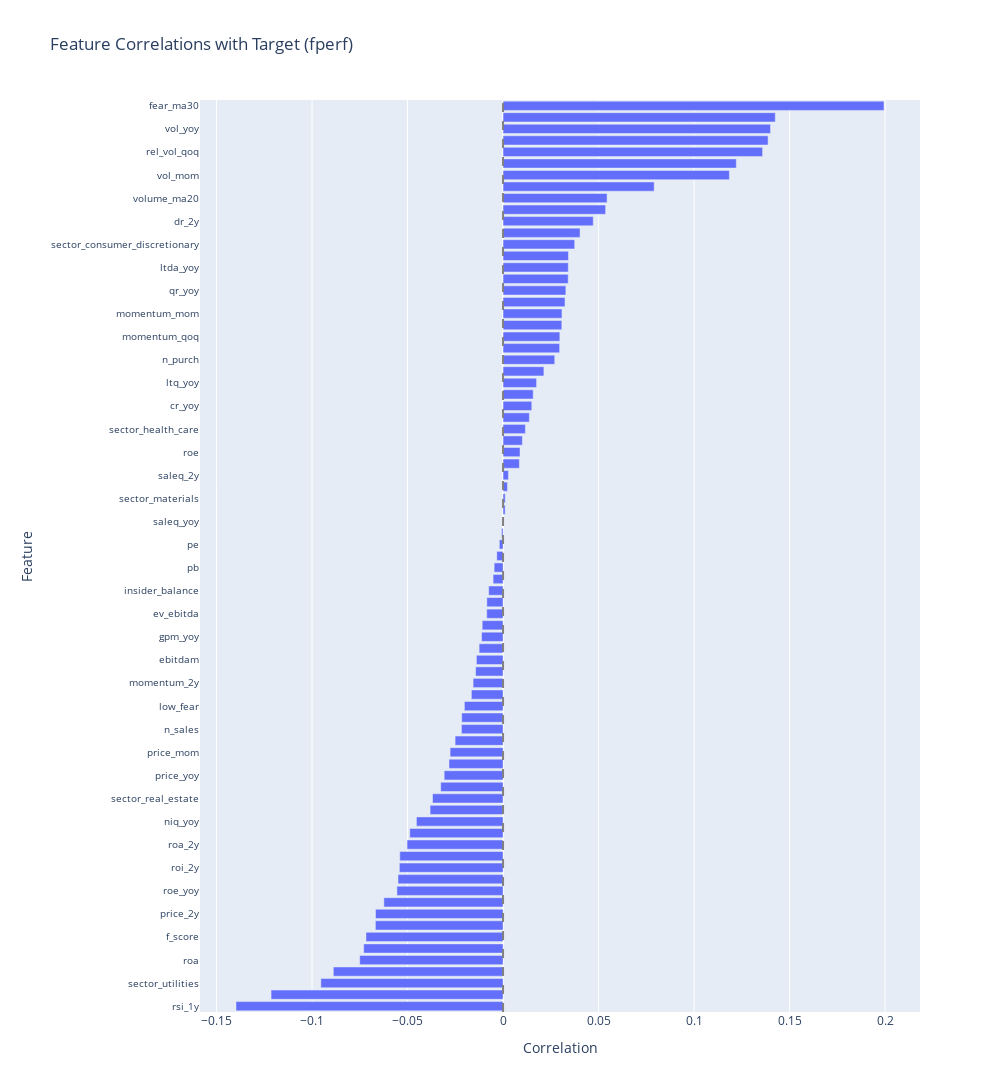

Notebook cell for this chart:
### Code cell
df = data.to_pandas()
df_standardized = (df[features] - df[features].mean()) / df[features].std()
corr = df_standardized.corrwith(df[target])
corr_df = pl.DataFrame({"Feature": corr.index, "Correlation": corr.values}).sort(
    "Correlation", descending=False
)

fig = px.bar(
    corr_df,
    x="Correlation",
    y="Feature",
    orientation="h",
    title="Feature Correlations with Target (fperf)",
    width=1000,
    height=1200,
)
fig.update_layout(yaxis={"tickfont": {"size": 10}}, showlegend=False, margin={"l": 200})
fig.add_vline(x=0, line_dash="dash", line_color="gray")
fig.show()

### Figure 1 — Plotly figure (JSON) as saved in the notebook; plotly's stock layout.template omitted (floating-point values rounded to 4 significant figures)
{"data": [{"alignmentgroup": "True", "hovertemplate": "Correlation=%{x}<br>Feature=%{y}<extra></extra>", "legendgroup": "", "marker": {"color": "#636efa", "pattern": {"shape": ""}}, "name": "", "offsetgroup": "", "orientation": "h", "showlegend": false, "textposition": "auto", "type": "bar", "x": [-0.1398, -0.1215, -0.09539, -0.08886, -0.07503, -0.07296, -0.07175, -0.06683, -0.06675, -0.0624, -0.05556, -0.05499, -0.05429, -0.05405, -0.05025, -0.04885, -0.04536, -0.03819, -0.03691, -0.03263, -0.03082, -0.0283, -0.02772, -0.0251, -0.02178, -0.02166, -0.02024, -0.01658, -0.01568, -0.01436, -0.01395, -0.01253, -0.01124, -0.01091, -0.008552, -0.008491, -0.007533, -0.005212, -0.004662, -0.003285, -0.001962, -0.0007695, 5.453e-05, 0.001097, 0.001126, 0.0023, 0.002821, 0.00855, 0.008888, 0.01011, 0.01171, 0.01376, 0.01505, 0.01579, 0.01755, 0.02139, 0.02706, 0.02963, 0.02973, 0.03077, 0.03084, 0.03245, 0.03288, 0.03411, 0.03415, 0.03423, 0.03749, 0.04031, 0.04722, 0.05369, 0.05446, 0.07911, 0.1185, 0.1221, 0.1359, 0.1387, 0.14, 0.1425, 0.1994], "xaxis": "x", "y": ["rsi_1y", "size", "sector_utilities", "rsi_90d", "roa", "rsi_60d", "f_score", "roa_yoy", "price_2y", "sector_consumer_staples", "roe_yoy", "niq_2y", "roi_2y", "rsi_30d", "roa_2y", "roi_yoy", "niq_yoy", "rsi_14d", "sector_real_estate", "sector_financials", "price_yoy", "f_score_gr4", "price_mom", "pe_2y", "n_sales", "price_qoq", "low_fear", "gpm_2y", "momentum_2y", "earn_drift", "ebitdam", "gpm", "gpm_yoy", "ps_yoy", "ev_ebitda", "pe_yoy", "insider_balance", "ps", "pb", "pb_yoy", "pe", "sector_industrials", "saleq_yoy", "f_score_gr1", "sector_materials", "atr_yoy", "saleq_2y", "ltcr_yoy", "roe", "fcf_yoy", "sector_health_care", "ev_ebitda_yoy", "cr_yoy", "sector_communication_services", "ltq_yoy", "der_yoy", "n_purch", "high_fear", "momentum_qoq", "momentum_yoy", "momentum_mom", "dr_yoy", "qr_yoy", "dlttq_yoy", "ltda_yoy", "ltq_2y", "sector_consumer_discretionary", "sector_energy", "dr_2y", "volume_ma50", "volume_ma20", "sector_information_technology", "vol_mom", "rel_vol_yoy", "rel_vol_qoq", "rel_vol_mom", "vol_yoy", "vol_qoq", "fear_ma30"], "yaxis": "y"}], "layout": {"barmode": "relative", "height": 1200, "legend": {"tracegroupgap": 0}, "margin": {"l": 200}, "shapes": [{"line": {"color": "gray", "dash": "dash"}, "type": "line", "x0": 0, "x1": 0, "xref": "x", "y0": 0, "y1": 1, "yref": "y domain"}], "showlegend": false, "title": {"text": "Feature Correlations with Target (fperf)"}, "width": 1000, "xaxis": {"anchor": "y", "domain": [0, 1], "title": {"text": "Correlation"}}, "yaxis": {"anchor": "x", "domain": [0, 1], "tickfont": {"size": 10}, "title": {"text": "Feature"}}}}
